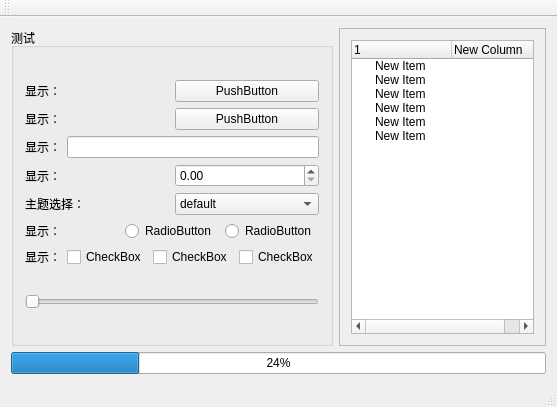
<?xml version="1.0" encoding="UTF-8"?>
<ui version="4.0">
 <class>MainWindow</class>
 <widget class="QMainWindow" name="MainWindow">
  <property name="geometry">
   <rect>
    <x>0</x>
    <y>0</y>
    <width>557</width>
    <height>407</height>
   </rect>
  </property>
  <property name="windowTitle">
   <string>MainWindow</string>
  </property>
  <property name="styleSheet">
   <string notr="true"/>
  </property>
  <widget class="QWidget" name="centralWidget">
   <property name="styleSheet">
    <string notr="true"/>
   </property>
   <layout class="QGridLayout" name="gridLayout_4">
    <item row="1" column="0" colspan="2">
     <widget class="QProgressBar" name="progressBar">
      <property name="styleSheet">
       <string notr="true"/>
      </property>
      <property name="value">
       <number>24</number>
      </property>
     </widget>
    </item>
    <item row="0" column="1">
     <widget class="QFrame" name="frame">
      <property name="frameShape">
       <enum>QFrame::StyledPanel</enum>
      </property>
      <property name="frameShadow">
       <enum>QFrame::Raised</enum>
      </property>
      <layout class="QGridLayout" name="gridLayout_3">
       <item row="0" column="0">
        <widget class="QTreeWidget" name="treeWidget">
         <column>
          <property name="text">
           <string>1</string>
          </property>
         </column>
         <column>
          <property name="text">
           <string>New Column</string>
          </property>
         </column>
         <item>
          <property name="text">
           <string>New Item</string>
          </property>
         </item>
         <item>
          <property name="text">
           <string>New Item</string>
          </property>
         </item>
         <item>
          <property name="text">
           <string>New Item</string>
          </property>
         </item>
         <item>
          <property name="text">
           <string>New Item</string>
          </property>
         </item>
         <item>
          <property name="text">
           <string>New Item</string>
          </property>
         </item>
         <item>
          <property name="text">
           <string>New Item</string>
          </property>
         </item>
        </widget>
       </item>
      </layout>
     </widget>
    </item>
    <item row="0" column="0">
     <widget class="QGroupBox" name="groupBox">
      <property name="title">
       <string>测试</string>
      </property>
      <layout class="QGridLayout" name="gridLayout_2">
       <item row="0" column="0">
        <layout class="QGridLayout" name="gridLayout">
         <item row="5" column="0">
          <layout class="QHBoxLayout" name="horizontalLayout_2">
           <item>
            <widget class="QLabel" name="label_7">
             <property name="text">
              <string>显示：</string>
             </property>
            </widget>
           </item>
           <item>
            <widget class="QRadioButton" name="radioButton">
             <property name="text">
              <string>RadioButton</string>
             </property>
            </widget>
           </item>
           <item>
            <widget class="QRadioButton" name="radioButton_2">
             <property name="text">
              <string>RadioButton</string>
             </property>
            </widget>
           </item>
          </layout>
         </item>
         <item row="1" column="0">
          <layout class="QHBoxLayout" name="horizontalLayout_5">
           <item>
            <widget class="QLabel" name="label_3">
             <property name="text">
              <string>显示：</string>
             </property>
            </widget>
           </item>
           <item>
            <widget class="QPushButton" name="pushButton">
             <property name="styleSheet">
              <string notr="true"/>
             </property>
             <property name="text">
              <string>PushButton</string>
             </property>
            </widget>
           </item>
          </layout>
         </item>
         <item row="2" column="0">
          <layout class="QHBoxLayout" name="horizontalLayout_6">
           <item>
            <widget class="QLabel" name="label_4">
             <property name="text">
              <string>显示：</string>
             </property>
            </widget>
           </item>
           <item>
            <widget class="QLineEdit" name="lineEdit">
             <property name="styleSheet">
              <string notr="true"/>
             </property>
            </widget>
           </item>
          </layout>
         </item>
         <item row="6" column="0">
          <layout class="QHBoxLayout" name="horizontalLayout">
           <item>
            <widget class="QLabel" name="label_8">
             <property name="text">
              <string>显示：</string>
             </property>
            </widget>
           </item>
           <item>
            <widget class="QCheckBox" name="checkBox">
             <property name="text">
              <string>CheckBox</string>
             </property>
            </widget>
           </item>
           <item>
            <widget class="QCheckBox" name="checkBox_2">
             <property name="text">
              <string>CheckBox</string>
             </property>
            </widget>
           </item>
           <item>
            <widget class="QCheckBox" name="checkBox_3">
             <property name="text">
              <string>CheckBox</string>
             </property>
            </widget>
           </item>
          </layout>
         </item>
         <item row="4" column="0">
          <layout class="QHBoxLayout" name="horizontalLayout_7">
           <item>
            <widget class="QLabel" name="label_6">
             <property name="text">
              <string>主题选择：</string>
             </property>
            </widget>
           </item>
           <item>
            <widget class="QComboBox" name="comboBox">
             <property name="styleSheet">
              <string notr="true"/>
             </property>
             <item>
              <property name="text">
               <string>default</string>
              </property>
             </item>
             <item>
              <property name="text">
               <string>grey</string>
              </property>
             </item>
             <item>
              <property name="text">
               <string>dark</string>
              </property>
             </item>
             <item>
              <property name="text">
               <string>coffee</string>
              </property>
             </item>
             <item>
              <property name="text">
               <string>blue</string>
              </property>
             </item>
            </widget>
           </item>
          </layout>
         </item>
         <item row="0" column="0">
          <layout class="QHBoxLayout" name="horizontalLayout_4">
           <item>
            <widget class="QLabel" name="label_2">
             <property name="text">
              <string>显示：</string>
             </property>
            </widget>
           </item>
           <item>
            <widget class="QPushButton" name="pushButton_2">
             <property name="styleSheet">
              <string notr="true"/>
             </property>
             <property name="text">
              <string>PushButton</string>
             </property>
            </widget>
           </item>
          </layout>
         </item>
         <item row="3" column="0">
          <layout class="QHBoxLayout" name="horizontalLayout_3">
           <item>
            <widget class="QLabel" name="label_5">
             <property name="text">
              <string>显示：</string>
             </property>
            </widget>
           </item>
           <item>
            <widget class="QDoubleSpinBox" name="doubleSpinBox">
             <property name="styleSheet">
              <string notr="true"/>
             </property>
            </widget>
           </item>
          </layout>
         </item>
        </layout>
       </item>
       <item row="1" column="0">
        <widget class="QSlider" name="horizontalSlider">
         <property name="orientation">
          <enum>Qt::Horizontal</enum>
         </property>
        </widget>
       </item>
      </layout>
     </widget>
    </item>
   </layout>
  </widget>
  <widget class="QMenuBar" name="menuBar">
   <property name="geometry">
    <rect>
     <x>0</x>
     <y>0</y>
     <width>557</width>
     <height>23</height>
    </rect>
   </property>
  </widget>
  <widget class="QToolBar" name="mainToolBar">
   <attribute name="toolBarArea">
    <enum>TopToolBarArea</enum>
   </attribute>
   <attribute name="toolBarBreak">
    <bool>false</bool>
   </attribute>
  </widget>
  <widget class="QStatusBar" name="statusBar"/>
 </widget>
 <layoutdefault spacing="6" margin="11"/>
 <resources/>
 <connections/>
</ui>
